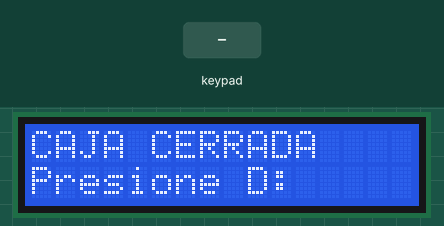
This sketch was run on a simulated Arduino Uno, built with avr-gcc and run on an emulated ATmega328P. On the bench: 16×2 character LCD. The test bench sets the inputs (shaded band). What the sketch prints to the serial monitor is not drawn.

Above: at 1.2 s.
1.3 s: key 'D' pressed
At 1.65 s:
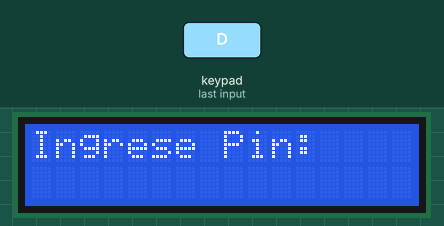
3.3 s: keypad keys 1 2 3 4 pressed 0.4 s apart
At 4.0 s:
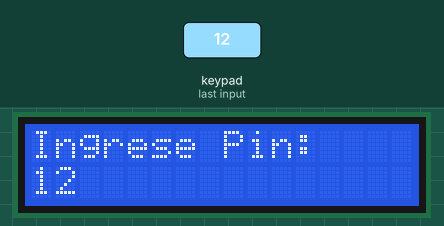
7.9 s: key '#' pressed
At 8.33 s:
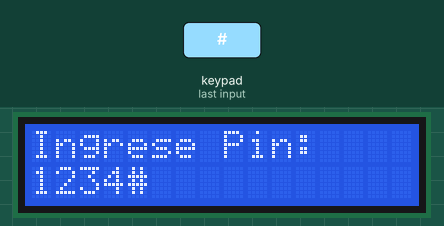
10.9 s: keypad keys 0 0 0 0 0 0 0 0 * pressed 0.4 s apart
At 14.24 s:
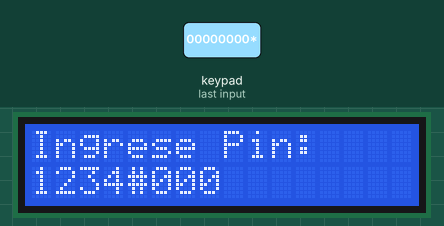

Measured:
- after the input at 1.3 s, the display: first changes after 0.14 s (image 1 shows a later state)
- after the input at 7.9 s, the display: first differs from a run without the input after 0.22 s (image 3)
- what the display in image 1 shows lasts 0.5 s, from 1.4 s to 1.9 s

The sketch:

Caja_Fuerte_RTOS.ino
```cpp
#include <Wire.h>
#include <LiquidCrystal_I2C.h>
#include <Keypad.h>
#include <Arduino_FreeRTOS.h>

// Configuración del teclado
const byte rowsCount = 4;
const byte columsCount = 4;

char keys[rowsCount][columsCount] = {
    {'D', 'C', 'B', 'A'},
    {'#', '9', '6', '3'},
    {'0', '8', '5', '2'},
    {'*', '7', '4', '1'}
};

const byte rowPins[rowsCount] = {9, 8, 7, 6};
const byte columnPins[columsCount] = {5, 4, 3, 2};

Keypad keypad = Keypad(makeKeymap(keys), rowPins, columnPins, rowsCount, columsCount);

// Configuración del LCD
LiquidCrystal_I2C lcd(0x27, 2, 1, 0, 4, 5, 6, 7, 3, POSITIVE);

// Variables compartidas
String pin = "1234";
char base[8] = {'0', '0', '0', '0', '0', '0', '0', '0'};
int i = 0;
bool entrada = 0;
String c = "r";

// Mutex para proteger recursos compartidos
SemaphoreHandle_t lcdMutex;

// Prototipos de tareas
void vTaskReadKeypad(void *pvParameters);
void vTaskUpdateLCD(void *pvParameters);
void vTaskValidatePin(void *pvParameters);

// Función de inicialización
void setup()
{
    Serial.begin(9600);

    // Configuración del LCD
    lcd.begin(16, 2);
    lcd.home();
    lcd.print("CAJA CERRADA");
    lcd.setCursor(0, 1);
    lcd.print("Presione D:");

    // Crear Mutex
    lcdMutex = xSemaphoreCreateMutex();

    // Crear tareas
    xTaskCreate(vTaskReadKeypad, "ReadKeypad", 128, NULL, 1, NULL);
    xTaskCreate(vTaskUpdateLCD, "UpdateLCD", 128, NULL, 1, NULL);
    xTaskCreate(vTaskValidatePin, "ValidatePin", 128, NULL, 1, NULL);
}

// Bucle principal vacío, FreeRTOS gestionará las tareas
void loop()
{
}

// Tarea: Leer el teclado
void vTaskReadKeypad(void *pvParameters)
{
    char key;

    while (true)
    {
        key = keypad.getKey();
        if (key)
        {
            Serial.println(key);

            if (entrada == 1)
            {
                if (key == 'D') // Validar PIN
                {
                    c = String(base);
                    i = 0;
                }
                else if (key == 'C') // Limpiar entrada
                {
                    memset(base, '0', sizeof(base));
                    i = 0;
                }
                else
                {
                    if (i < sizeof(base))
                    {
                        base[i] = key;
                        i++;
                    }
                }
            }
            else if ((key == 'D') && (entrada == 0))
            {
                entrada = 1;
            }
        }

        vTaskDelay(pdMS_TO_TICKS(100)); // Esperar 100 ms
    }
}

// Tarea: Actualizar la pantalla LCD
void vTaskUpdateLCD(void *pvParameters)
{
    while (true)
    {
        xSemaphoreTake(lcdMutex, portMAX_DELAY);

        if (entrada == 0)
        {
            lcd.clear();
            lcd.home();
            lcd.print("CAJA CERRADA");
            lcd.setCursor(0, 1);
            lcd.print("Presione D:");
        }
        else
        {
            lcd.clear();
            lcd.home();
            lcd.print("Ingrese Pin:");
            lcd.setCursor(0, 1);
            for (int j = 0; j < i; j++)
            {
                lcd.print(base[j]);
            }
        }

        xSemaphoreGive(lcdMutex);
        vTaskDelay(pdMS_TO_TICKS(200)); // Actualizar cada 200 ms
    }
}

// Tarea: Validar el PIN ingresado
void vTaskValidatePin(void *pvParameters)
{
    while (true)
    {
        if (entrada == 1 && c == pin)
        {
            xSemaphoreTake(lcdMutex, portMAX_DELAY);
            lcd.clear();
            lcd.home();
            lcd.print("PIN Correcto!");
            lcd.setCursor(0, 1);
            lcd.print("Caja Abierta");
            xSemaphoreGive(lcdMutex);

            entrada = 0; // Reiniciar estado
            vTaskDelay(pdMS_TO_TICKS(5000)); // Mantener mensaje 5s
        }

        vTaskDelay(pdMS_TO_TICKS(100)); // Revisar cada 100 ms
    }
}
```
